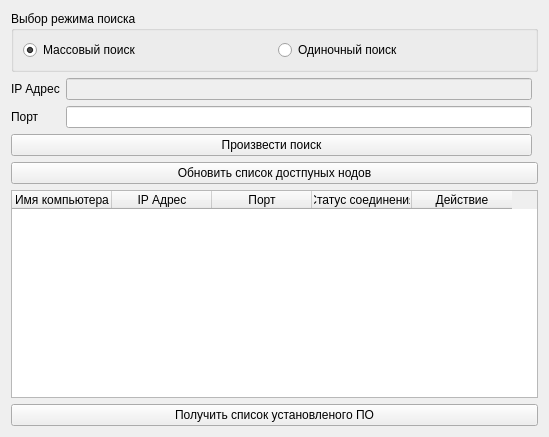
<?xml version="1.0" encoding="UTF-8"?>
<ui version="4.0">
 <class>MainForm</class>
 <widget class="QWidget" name="MainForm">
  <property name="geometry">
   <rect>
    <x>0</x>
    <y>0</y>
    <width>549</width>
    <height>437</height>
   </rect>
  </property>
  <property name="windowTitle">
   <string>Аудит ПО</string>
  </property>
  <layout class="QGridLayout" name="gridLayout_2">
   <item row="0" column="0">
    <layout class="QVBoxLayout" name="verticalLayout_2">
     <item>
      <layout class="QVBoxLayout" name="verticalLayout">
       <item>
        <layout class="QGridLayout" name="gridLayout">
         <item row="1" column="0">
          <widget class="QLabel" name="label">
           <property name="text">
            <string>IP Адрес</string>
           </property>
          </widget>
         </item>
         <item row="1" column="1">
          <widget class="QLineEdit" name="lineEdit">
           <property name="enabled">
            <bool>false</bool>
           </property>
           <property name="alignment">
            <set>Qt::AlignCenter</set>
           </property>
           <property name="readOnly">
            <bool>false</bool>
           </property>
          </widget>
         </item>
         <item row="2" column="0">
          <widget class="QLabel" name="label_2">
           <property name="text">
            <string>Порт</string>
           </property>
          </widget>
         </item>
         <item row="2" column="1">
          <widget class="QLineEdit" name="lineEdit_2">
           <property name="alignment">
            <set>Qt::AlignCenter</set>
           </property>
          </widget>
         </item>
         <item row="0" column="0" colspan="3">
          <widget class="QGroupBox" name="groupBox">
           <property name="title">
            <string>Выбор режима поиска</string>
           </property>
           <layout class="QGridLayout" name="gridLayout_3">
            <item row="0" column="0">
             <layout class="QHBoxLayout" name="horizontalLayout">
              <item>
               <widget class="QRadioButton" name="radioButton">
                <property name="text">
                 <string>Массовый поиск</string>
                </property>
                <property name="checked">
                 <bool>true</bool>
                </property>
               </widget>
              </item>
              <item>
               <widget class="QRadioButton" name="radioButton_2">
                <property name="text">
                 <string>Одиночный поиск</string>
                </property>
               </widget>
              </item>
             </layout>
            </item>
           </layout>
          </widget>
         </item>
         <item row="3" column="0" colspan="2">
          <widget class="QPushButton" name="pushButton_3">
           <property name="text">
            <string>Произвести поиск</string>
           </property>
          </widget>
         </item>
        </layout>
       </item>
       <item>
        <widget class="QPushButton" name="pushButton">
         <property name="text">
          <string>Обновить список достпуных нодов</string>
         </property>
        </widget>
       </item>
       <item>
        <widget class="QTableWidget" name="tableWidget">
         <property name="editTriggers">
          <set>QAbstractItemView::NoEditTriggers</set>
         </property>
         <property name="selectionMode">
          <enum>QAbstractItemView::SingleSelection</enum>
         </property>
         <property name="selectionBehavior">
          <enum>QAbstractItemView::SelectRows</enum>
         </property>
         <attribute name="verticalHeaderVisible">
          <bool>false</bool>
         </attribute>
         <attribute name="verticalHeaderVisible">
          <bool>false</bool>
         </attribute>
         <column>
          <property name="text">
           <string>Имя компьютера</string>
          </property>
         </column>
         <column>
          <property name="text">
           <string>IP Адрес</string>
          </property>
         </column>
         <column>
          <property name="text">
           <string>Порт</string>
          </property>
         </column>
         <column>
          <property name="text">
           <string>Статус соединения</string>
          </property>
         </column>
         <column>
          <property name="text">
           <string>Действие</string>
          </property>
         </column>
        </widget>
       </item>
       <item>
        <widget class="QPushButton" name="pushButton_2">
         <property name="text">
          <string>Получить список установленого ПО</string>
         </property>
        </widget>
       </item>
      </layout>
     </item>
    </layout>
   </item>
  </layout>
 </widget>
 <resources/>
 <connections>
  <connection>
   <sender>radioButton_2</sender>
   <signal>toggled(bool)</signal>
   <receiver>lineEdit</receiver>
   <slot>setEnabled(bool)</slot>
   <hints>
    <hint type="sourcelabel">
     <x>437</x>
     <y>44</y>
    </hint>
    <hint type="destinationlabel">
     <x>320</x>
     <y>79</y>
    </hint>
   </hints>
  </connection>
 </connections>
</ui>
